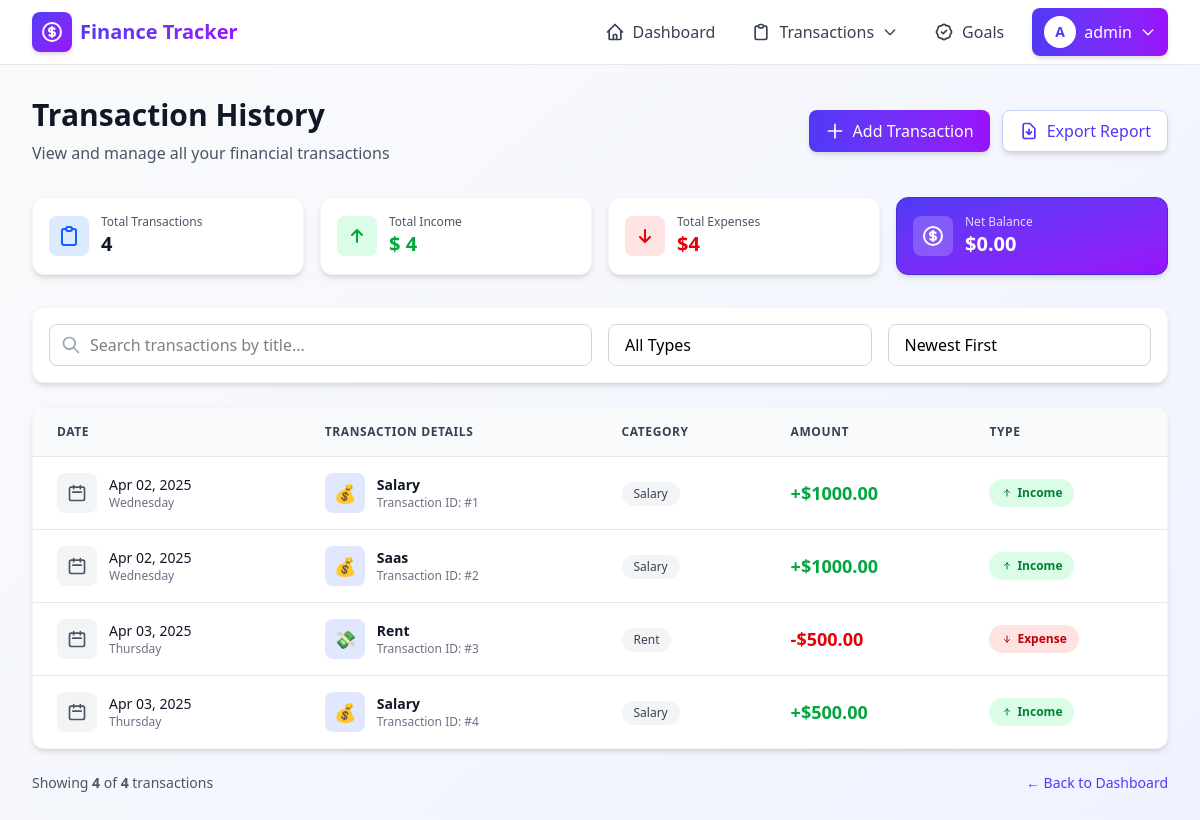
Page /transactions/ (signed in) on the committed database.
### finance/models.py (models this page shows, shortened)
class Transaction(models.Model):
  TRANSACTION_TYPES = [
    ('Income', 'Income'),
    ('Expense', 'Expense')
  ]
  user = models.ForeignKey(User, on_delete=models.CASCADE)
  title = models.CharField(max_length=255)
  amount = models.DecimalField(max_digits=10, decimal_places=2)
  transaction_type = models.CharField(max_length=10, choices=TRANSACTION_TYPES)
  date = models.DateField()
  category = models.CharField(max_length=255)

### finance/views.py (the view)
# urls.py: path('transactions/', TransactionListView.as_view(), name='transaction_list'),
class TransactionListView(LoginRequiredMixin, View):
  def get(self, request, *args, **kwargs):
    transactions = Transaction.objects.filter(user = request.user)
    return render(request, 'finance/transaction_list.html', {'transactions':transactions})

### finance/templates/finance/transaction_list.html (shortened to what this page needs)
{% extends "finance/base.html" %}
{% block content %}
<div class="min-h-screen bg-gradient-to-br from-gray-50 to-indigo-50 py-8">
  <div class="max-w-7xl mx-auto px-4 sm:px-6 lg:px-8">
    <div class="mb-8">
      <div class="flex flex-col md:flex-row md:items-center md:justify-between">
        <div>
          <h1 class="text-3xl font-extrabold text-gray-900 mb-2">Transaction History</h1>
          <p class="text-gray-600">View and manage all your financial transactions</p>
        </div>
        <div class="mt-4 md:mt-0 flex space-x-3">
          <a href="{% url 'transaction_add' %}" class="inline-flex items-center space-x-2 px-4 py-2 bg-gradient-to-r from-indigo-600 to-purple-600 text-white rounded-lg hover:from-indigo-700 hover:to-purple-700 transition duration-200 shadow-md font-medium">
            <svg class="h-5 w-5" fill="none" stroke="currentColor" viewBox="0 0 24 24">
              <path stroke-linecap="round" stroke-linejoin="round" stroke-width="2" d="M12 4v16m8-8H4"/>
            </svg>
            <span>Add Transaction</span>
          </a>
          <a href="{% url 'export_transactions' %}" class="inline-flex items-center space-x-2 px-4 py-2 bg-white text-indigo-600 border border-indigo-200 rounded-lg hover:bg-indigo-50 transition duration-200 shadow-md font-medium">
            <svg class="h-5 w-5" fill="none" stroke="currentColor" viewBox="0 0 24 24">
              <path stroke-linecap="round" stroke-linejoin="round" stroke-width="2" d="M12 10v6m0 0l-3-3m3 3l3-3m2 8H7a2 2 0 01-2-2V5a2 2 0 012-2h5.586a1 1 0 01.707.293l5.414 5.414a1 1 0 01.293.707V19a2 2 0 01-2 2z"/>
            </svg>
            <span>Export Report</span>
          </a>
        </div>
      </div>
    </div>
    <div class="grid grid-cols-1 md:grid-cols-4 gap-4 mb-8">
      <div class="bg-white rounded-xl shadow-md p-4 border border-gray-100">
        <div class="flex items-center space-x-3">
          <div class="h-10 w-10 bg-blue-100 rounded-lg flex items-center justify-center">
            <svg class="h-6 w-6 text-blue-600" fill="none" stroke="currentColor" viewBox="0 0 24 24">
              <path stroke-linecap="round" stroke-linejoin="round" stroke-width="2" d="M9 5H7a2 2 0 00-2 2v12a2 2 0 002 2h10a2 2 0 002-2V7a2 2 0 00-2-2h-2M9 5a2 2 0 002 2h2a2 2 0 002-2M9 5a2 2 0 012-2h2a2 2 0 012 2"/>
            </svg>
          </div>
          <div>
            <p class="text-xs text-gray-600">Total Transactions</p>
            <p class="text-xl font-bold text-gray-900">{{ transactions|length }}</p>
          </div>
        </div>
      </div>
      <div class="bg-white rounded-xl shadow-md p-4 border border-gray-100">
        <div class="flex items-center space-x-3">
          <div class="h-10 w-10 bg-green-100 rounded-lg flex items-center justify-center">
            <svg class="h-6 w-6 text-green-600" fill="none" stroke="currentColor" viewBox="0 0 24 24">
              <path stroke-linecap="round" stroke-linejoin="round" stroke-width="2" d="M7 11l5-5m0 0l5 5m-5-5v12"/>
            </svg>
          </div>
          <div>
            <p class="text-xs text-gray-600">Total Income</p>
            <p class="text-xl font-bold text-green-600">
              ${% widthratio transactions|length 1 1 as income_sum %}
              {{ transactions|length|default:"0" }}
            </p>
          </div>
        </div>
      </div>
      <div class="bg-white rounded-xl shadow-md p-4 border border-gray-100">
        <div class="flex items-center space-x-3">
          <div class="h-10 w-10 bg-red-100 rounded-lg flex items-center justify-center">
            <svg class="h-6 w-6 text-red-600" fill="none" stroke="currentColor" viewBox="0 0 24 24">
              <path stroke-linecap="round" stroke-linejoin="round" stroke-width="2" d="M17 13l-5 5m0 0l-5-5m5 5V6"/>
            </svg>
          </div>
          <div>
            <p class="text-xs text-gray-600">Total Expenses</p>
            <p class="text-xl font-bold text-red-600">
              ${{ transactions|length|default:"0" }}
            </p>
          </div>
        </div>
      </div>
      <div class="bg-gradient-to-br from-indigo-600 to-purple-600 rounded-xl shadow-md p-4 border border-indigo-700">
        <div class="flex items-center space-x-3">
          <div class="h-10 w-10 bg-white/20 backdrop-blur-sm rounded-lg flex items-center justify-center">
          </div>
          <div>
            <p class="text-xs text-white/80">Net Balance</p>
            <p class="text-xl font-bold text-white">$0.00</p>
          </div>
        </div>
      </div>
    </div>
    <div class="bg-white rounded-xl shadow-md p-4 mb-6 border border-gray-100">
      <div class="grid grid-cols-1 md:grid-cols-4 gap-4">
        <div class="md:col-span-2">
          <div class="relative">
            <div class="absolute inset-y-0 left-0 pl-3 flex items-center pointer-events-none">
              <svg class="h-5 w-5 text-gray-400" fill="none" stroke="currentColor" viewBox="0 0 24 24">
                <path stroke-linecap="round" stroke-linejoin="round" stroke-width="2" d="M21 21l-6-6m2-5a7 7 0 11-14 0 7 7 0 0114 0z"/>
              </svg>
            </div>
            <input
              type="text"
              id="searchInput"
              class="w-full pl-10 pr-4 py-2 border border-gray-300 rounded-lg focus:outline-none focus:ring-2 focus:ring-indigo-500 focus:border-transparent"
              placeholder="Search transactions by title..."
            >
          </div>
        </div>
        <div>
          <select
            id="typeFilter"
            class="w-full px-4 py-2 border border-gray-300 rounded-lg focus:outline-none focus:ring-2 focus:ring-indigo-500 focus:border-transparent appearance-none bg-white"
          >
            <option value="all">All Types</option>
          </select>
        </div>
        <div>
          <select
            id="sortFilter"
            class="w-full px-4 py-2 border border-gray-300 rounded-lg focus:outline-none focus:ring-2 focus:ring-indigo-500 focus:border-transparent appearance-none bg-white"
          >
            <option value="date-desc">Newest First</option>
          </select>
        </div>
      </div>
    </div>
    {% if transactions %}
      <div class="bg-white rounded-xl shadow-md border border-gray-100 overflow-hidden">
        <div class="overflow-x-auto">
          <table class="min-w-full divide-y divide-gray-200">
            <thead class="bg-gray-50">
              <tr>
                <th class="px-6 py-4 text-left text-xs font-semibold text-gray-700 uppercase tracking-wider">
                  Date
                </th>
                <th class="px-6 py-4 text-left text-xs font-semibold text-gray-700 uppercase tracking-wider">
                  Transaction Details
                </th>
                <th class="px-6 py-4 text-left text-xs font-semibold text-gray-700 uppercase tracking-wider">
                  Category
                </th>
                <th class="px-6 py-4 text-left text-xs font-semibold text-gray-700 uppercase tracking-wider">
                  Amount
                </th>
                <th class="px-6 py-4 text-left text-xs font-semibold text-gray-700 uppercase tracking-wider">
                  Type
                </th>
              </tr>
            </thead>
            <tbody class="bg-white divide-y divide-gray-200" id="transactionTableBody">
              {% for transaction in transactions %}
              <tr class="hover:bg-gray-50 transition duration-150 transaction-row"
                  data-type="{{ transaction.transaction_type }}"
                  data-title="{{ transaction.title|lower }}"
                  data-date="{{ transaction.date|date:'Y-m-d' }}"
                  data-amount="{{ transaction.amount }}">
                <td class="px-6 py-4 whitespace-nowrap">
                  <div class="flex items-center">
                    <div class="h-10 w-10 bg-gray-100 rounded-lg flex items-center justify-center mr-3">
                      <svg class="h-5 w-5 text-gray-600" fill="none" stroke="currentColor" viewBox="0 0 24 24">
                        <path stroke-linecap="round" stroke-linejoin="round" stroke-width="2" d="M8 7V3m8 4V3m-9 8h10M5 21h14a2 2 0 002-2V7a2 2 0 00-2-2H5a2 2 0 00-2 2v12a2 2 0 002 2z"/>
                      </svg>
                    </div>
                    <div>
                      <div class="text-sm font-medium text-gray-900">{{ transaction.date|date:"M d, Y" }}</div>
                      <div class="text-xs text-gray-500">{{ transaction.date|date:"l" }}</div>
                    </div>
                  </div>
                </td>
                <td class="px-6 py-4">
                  <div class="flex items-center">
                    <div class="h-10 w-10 bg-indigo-100 rounded-lg flex items-center justify-center mr-3">
                      <span class="text-lg">
                        {% if transaction.transaction_type == 'Income' %}💰{% else %}💸{% endif %}
                      </span>
                    </div>
                    <div>
                      <div class="text-sm font-semibold text-gray-900">{{ transaction.title }}</div>
                      <div class="text-xs text-gray-500">Transaction ID: #{{ transaction.id }}</div>
                    </div>
                  </div>
                </td>
                <td class="px-6 py-4 whitespace-nowrap">
                  <span class="inline-flex items-center px-3 py-1 rounded-full text-xs font-medium bg-gray-100 text-gray-700">
                    {{ transaction.category|default:"Uncategorized" }}
                  </span>
                </td>
                <td class="px-6 py-4 whitespace-nowrap">
                  <div class="text-lg font-bold {% if transaction.transaction_type == 'Income' %}text-green-600{% else %}text-red-600{% endif %}">
                    {% if transaction.transaction_type == 'Income' %}+{% else %}-{% endif %}${{ transaction.amount|floatformat:2 }}
                  </div>
                </td>
                <td class="px-6 py-4 whitespace-nowrap">
                  {% if transaction.transaction_type == 'Income' %}
                    <span class="inline-flex items-center px-3 py-1.5 rounded-full text-xs font-semibold bg-green-100 text-green-700">
                      <svg class="h-3 w-3 mr-1" fill="none" stroke="currentColor" viewBox="0 0 24 24">
                        <path stroke-linecap="round" stroke-linejoin="round" stroke-width="2" d="M7 11l5-5m0 0l5 5m-5-5v12"/>
                      </svg>
                      Income
                    </span>
                  {% else %}
                    <span class="inline-flex items-center px-3 py-1.5 rounded-full text-xs font-semibold bg-red-100 text-red-700">
                      <svg class="h-3 w-3 mr-1" fill="none" stroke="currentColor" viewBox="0 0 24 24">
                        <path stroke-linecap="round" stroke-linejoin="round" stroke-width="2" d="M17 13l-5 5m0 0l-5-5m5 5V6"/>
                      </svg>
                      Expense
                    </span>
                  {% endif %}
                </td>
              </tr>
              {% endfor %}
            </tbody>
          </table>
        </div>
      </div>
      <div class="mt-6 flex items-center justify-between">
        <div class="text-sm text-gray-600">
          Showing <span class="font-semibold" id="showingCount">{{ transactions|length }}</span> of <span class="font-semibold">{{ transactions|length }}</span> transactions
        </div>
        <div class="text-sm text-gray-500">
          <a href="{% url 'dashboard' %}" class="text-indigo-600 hover:text-indigo-700 font-medium">← Back to Dashboard</a>
        </div>
      </div>
    {% endif %}
  </div>
</div>
{% endblock content %}

### finance/templates/finance/base.html (shortened to what this page needs)
<!DOCTYPE html>
<html lang="en">
<head>
  <script src="https://cdn.jsdelivr.net/npm/@tailwindcss/browser@4"></script>
</head>
<body class="bg-gray-50 min-h-screen">
  <nav class="bg-white shadow-lg border-b border-gray-200">
    <div class="max-w-7xl mx-auto px-4 sm:px-6 lg:px-8">
      <div class="flex justify-between items-center h-16">
        <div class="flex items-center">
          <a href="{% if user.is_authenticated %}{% url 'dashboard' %}{% else %}{% url 'login' %}{% endif %}" class="flex items-center space-x-2">
            <div class="h-10 w-10 bg-gradient-to-br from-indigo-600 to-purple-600 rounded-lg flex items-center justify-center shadow-md">
            </div>
            <span class="text-xl font-bold bg-gradient-to-r from-indigo-600 to-purple-600 bg-clip-text text-transparent">
            </span>
          </a>
        </div>
        <div class="flex items-center space-x-1">
          {% if user.is_authenticated %}
            <a href="{% url 'dashboard' %}" class="flex items-center space-x-2 px-4 py-2 rounded-lg text-gray-700 hover:bg-indigo-50 hover:text-indigo-600 transition duration-200 font-medium">
              <svg class="h-5 w-5" fill="none" stroke="currentColor" viewBox="0 0 24 24">
                <path stroke-linecap="round" stroke-linejoin="round" stroke-width="2" d="M3 12l2-2m0 0l7-7 7 7M5 10v10a1 1 0 001 1h3m10-11l2 2m-2-2v10a1 1 0 01-1 1h-3m-6 0a1 1 0 001-1v-4a1 1 0 011-1h2a1 1 0 011 1v4a1 1 0 001 1m-6 0h6"/>
              </svg>
              <span class="hidden sm:inline">Dashboard</span>
            </a>
            <div class="relative group">
              <button class="flex items-center space-x-2 px-4 py-2 rounded-lg text-gray-700 hover:bg-indigo-50 hover:text-indigo-600 transition duration-200 font-medium">
                <svg class="h-5 w-5" fill="none" stroke="currentColor" viewBox="0 0 24 24">
                  <path stroke-linecap="round" stroke-linejoin="round" stroke-width="2" d="M9 5H7a2 2 0 00-2 2v12a2 2 0 002 2h10a2 2 0 002-2V7a2 2 0 00-2-2h-2M9 5a2 2 0 002 2h2a2 2 0 002-2M9 5a2 2 0 012-2h2a2 2 0 012 2"/>
                </svg>
                <span class="hidden sm:inline">Transactions</span>
                <svg class="h-4 w-4" fill="none" stroke="currentColor" viewBox="0 0 24 24">
                  <path stroke-linecap="round" stroke-linejoin="round" stroke-width="2" d="M19 9l-7 7-7-7"/>
                </svg>
              </button>
            </div>
            <a href="{% url 'goal_add' %}" class="flex items-center space-x-2 px-4 py-2 rounded-lg text-gray-700 hover:bg-indigo-50 hover:text-indigo-600 transition duration-200 font-medium">
              <span class="hidden sm:inline">Goals</span>
            </a>
            <div class="relative group ml-2">
              <button class="flex items-center space-x-2 px-3 py-2 rounded-lg bg-gradient-to-r from-indigo-600 to-purple-600 text-white hover:from-indigo-700 hover:to-purple-700 transition duration-200 shadow-md">
                <div class="h-8 w-8 bg-white rounded-full flex items-center justify-center">
                  <span class="text-indigo-600 font-bold text-sm">{{ user.username|slice:":1"|upper }}</span>
                </div>
                <span class="hidden md:inline font-medium">{{ user.username }}</span>
                <svg class="h-4 w-4" fill="none" stroke="currentColor" viewBox="0 0 24 24">
                  <path stroke-linecap="round" stroke-linejoin="round" stroke-width="2" d="M19 9l-7 7-7-7"/>
                </svg>
              </button>
            </div>
          {% endif %}
        </div>
      </div>
    </div>
  </nav>
  <main>
    {% block content %}{% endblock content %}
  </main>
</body>
</html>

### rows in the picture
Transaction: transaction_type "Income" (drawn)
Transaction: transaction_type "Income" (drawn)
Transaction: transaction_type "Expense" (drawn)
Transaction: transaction_type "Income" (drawn)

### other values in the picture
{{ user.username|slice:":1"|upper }} "A"
{{ user.username }} "admin"
{{ transactions|length }} "4"
{{ transactions|length|default:"0" }} "4"
